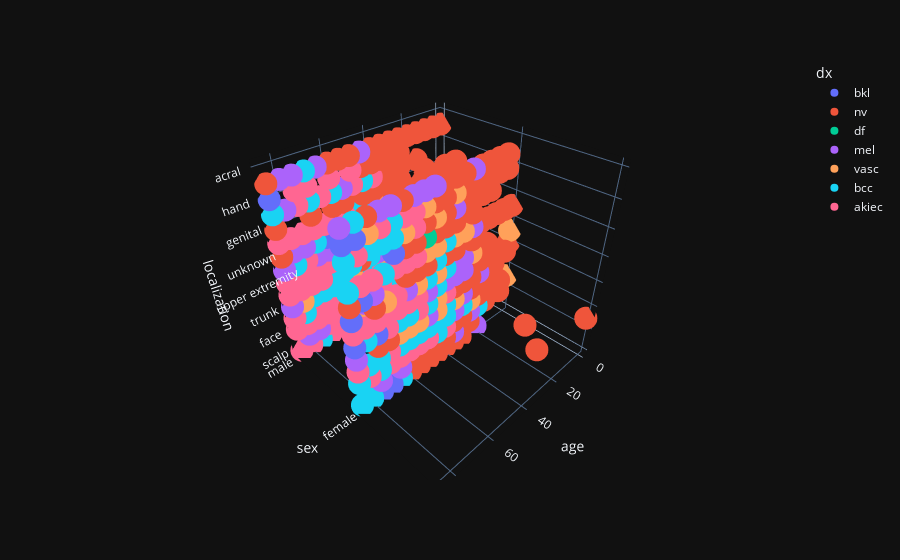

The notebook cell this image was saved under:
### Code cell
fig = px.scatter_3d(meta, x="age", y="sex", z="localization", color='dx')
fig.show()

### Figure 1 — Plotly figure (JSON) as saved in the notebook; plotly's stock layout.template omitted (floating-point values rounded to 4 significant figures; data arrays with more than 128 entries replaced by an {"elided": "..."} marker saying what was removed)
{"data": [{"hovertemplate": "dx=bkl<br>age=%{x}<br>sex=%{y}<br>localization=%{z}<extra></extra>", "legendgroup": "bkl", "marker": {"color": "#636efa", "symbol": "circle"}, "mode": "markers", "name": "bkl", "scene": "scene", "showlegend": true, "type": "scatter3d", "x": {"elided": "1099 int values"}, "y": {"elided": "1099 str values"}, "z": {"elided": "1099 str values"}}, {"hovertemplate": "dx=nv<br>age=%{x}<br>sex=%{y}<br>localization=%{z}<extra></extra>", "legendgroup": "nv", "marker": {"color": "#EF553B", "symbol": "circle"}, "mode": "markers", "name": "nv", "scene": "scene", "showlegend": true, "type": "scatter3d", "x": {"elided": "6705 int values"}, "y": {"elided": "6705 str values"}, "z": {"elided": "6705 str values"}}, {"hovertemplate": "dx=df<br>age=%{x}<br>sex=%{y}<br>localization=%{z}<extra></extra>", "legendgroup": "df", "marker": {"color": "#00cc96", "symbol": "circle"}, "mode": "markers", "name": "df", "scene": "scene", "showlegend": true, "type": "scatter3d", "x": [75, 75, 55, 55, 50, 50, 75, 75, 70, 70, 50, 50, 65, 65, 30, 55, 50, 50, 50, 50, 50, 55, 55, 75, 75, 30, 60, 50, 50, 55, 55, 55, 65, 65, 35, 65, 40, 40, 60, 45, 45, 45, 75, 75, 80, 80, 80, 65, 65, 65, 65, 65, 55, 65, 65, 50, 50, 50, 50, 30, 30, 60, 60, 65, 65, 65, 40, 40, 40, 40, 25, 25, 35, 35, 35, 35, 35, 35, 45, 45, 45, 45, 45, 45, 45, 40, 50, 50, 50, 65, 65, 45, 60, 75, 55, 45, 60, 55, 55, 45, 55, 40, 65, 60, 60, 70, 70, 35, 35, 35, 35, 35, 45, 40, 60], "y": ["male", "male", "male", "male", "female", "female", "female", "female", "male", "male", "male", "male", "male", "male", "male", "female", "male", "male", "male", "male", "male", "male", "male", "male", "male", "male", "female", "female", "female", "male", "male", "male", "female", "female", "female", "male", "male", "male", "male", "female", "female", "female", "male", "male", "male", "male", "male", "male", "male", "male", "female", "female", "male", "male", "male", "male", "male", "male", "male", "male", "male", "male", "male", "male", "female", "female", "male", "male", "male", "male", "female", "female", "female", "female", "female", "female", "female", "female", "female", "female", "male", "male", "male", "male", "male", "female", "female", "female", "female", "female", "female", "male", "male", "female", "female", "female", "male", "female", "female", "female", "female", "female", "female", "male", "female", "male", "male", "female", "female", "female", "female", "female", "female", "female", "female"], "z": ["back", "back", "lower extremity", "lower extremity", "upper extremity", "upper extremity", "lower extremity", "lower extremity", "lower extremity", "lower extremity", "lower extremity", "lower extremity", "upper extremity", "upper extremity", "lower extremity", "upper extremity", "upper extremity", "upper extremity", "lower extremity", "lower extremity", "lower extremity", "lower extremity", "lower extremity", "lower extremity", "lower extremity", "upper extremity", "lower extremity", "lower extremity", "lower extremity", "upper extremity", "upper extremity", "upper extremity", "lower extremity", "lower extremity", "lower extremity", "upper extremity", "lower extremity", "lower extremity", "lower extremity", "upper extremity", "upper extremity", "upper extremity", "lower extremity", "lower extremity", "upper extremity", "upper extremity", "upper extremity", "lower extremity", "lower extremity", "lower extremity", "lower extremity", "lower extremity", "upper extremity", "foot", "foot", "lower extremity", "lower extremity", "lower extremity", "lower extremity", "lower extremity", "lower extremity", "upper extremity", "upper extremity", "upper extremity", "lower extremity", "lower extremity", "lower extremity", "lower extremity", "lower extremity", "lower extremity", "lower extremity", "lower extremity", "lower extremity", "lower extremity", "lower extremity", "lower extremity", "lower extremity", "lower extremity", "lower extremity", "lower extremity", "lower extremity", "lower extremity", "abdomen", "abdomen", "abdomen", "lower extremity", "genital", "lower extremity", "upper extremity", "lower extremity", "lower extremity", "lower extremity", "lower extremity", "lower extremity", "lower extremity", "lower extremity", "abdomen", "lower extremity", "lower extremity", "lower extremity", "upper extremity", "lower extremity", "lower extremity", "lower extremity", "lower extremity", "lower extremity", "lower extremity", "lower extremity", "lower extremity", "lower extremity", "lower extremity", "lower extremity", "lower extremity", "lower extremity", "lower extremity"]}, {"hovertemplate": "dx=mel<br>age=%{x}<br>sex=%{y}<br>localization=%{z}<extra></extra>", "legendgroup": "mel", "marker": {"color": "#ab63fa", "symbol": "circle"}, "mode": "markers", "name": "mel", "scene": "scene", "showlegend": true, "type": "scatter3d", "x": {"elided": "1113 int values"}, "y": {"elided": "1113 str values"}, "z": {"elided": "1113 str values"}}, {"hovertemplate": "dx=vasc<br>age=%{x}<br>sex=%{y}<br>localization=%{z}<extra></extra>", "legendgroup": "vasc", "marker": {"color": "#FFA15A", "symbol": "circle"}, "mode": "markers", "name": "vasc", "scene": "scene", "showlegend": true, "type": "scatter3d", "x": {"elided": "142 int values"}, "y": {"elided": "142 str values"}, "z": {"elided": "142 str values"}}, {"hovertemplate": "dx=bcc<br>age=%{x}<br>sex=%{y}<br>localization=%{z}<extra></extra>", "legendgroup": "bcc", "marker": {"color": "#19d3f3", "symbol": "circle"}, "mode": "markers", "name": "bcc", "scene": "scene", "showlegend": true, "type": "scatter3d", "x": {"elided": "514 int values"}, "y": {"elided": "514 str values"}, "z": {"elided": "514 str values"}}, {"hovertemplate": "dx=akiec<br>age=%{x}<br>sex=%{y}<br>localization=%{z}<extra></extra>", "legendgroup": "akiec", "marker": {"color": "#FF6692", "symbol": "circle"}, "mode": "markers", "name": "akiec", "scene": "scene", "showlegend": true, "type": "scatter3d", "x": {"elided": "327 int values"}, "y": {"elided": "327 str values"}, "z": {"elided": "327 str values"}}], "layout": {"legend": {"title": {"text": "dx"}, "tracegroupgap": 0}, "margin": {"t": 60}, "scene": {"domain": {"x": [0, 1], "y": [0, 1]}, "xaxis": {"title": {"text": "age"}}, "yaxis": {"title": {"text": "sex"}}, "zaxis": {"title": {"text": "localization"}}}}}
